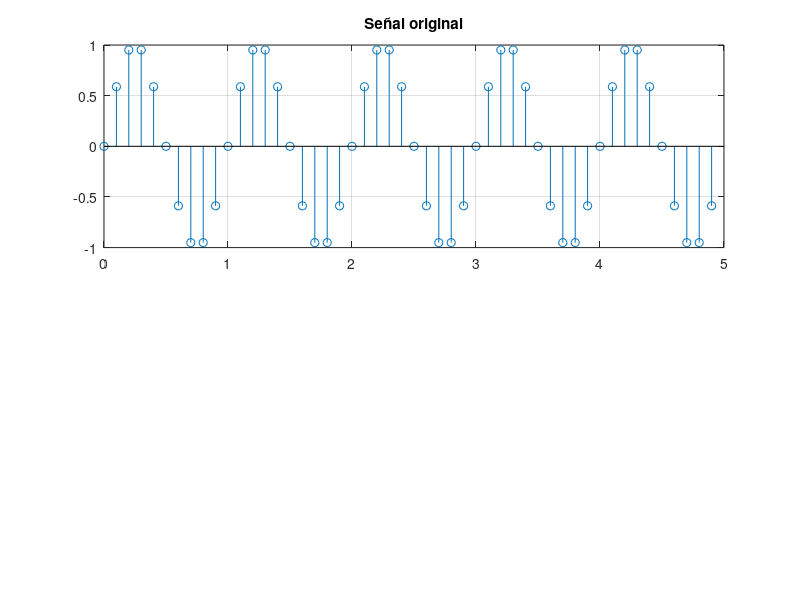

Write the MATLAB code that produced this figure. (Note: this script raises an error after producing the figure.)
#Ejercicio 6
clc
clear all
ti=0;
tf=5;
fs1 = 1;
fm1 = 10;
T1=1/fm1;
t1=ti:T1:tf-T1;
y1=sin(2*pi*fs1*t1);
subplot(2,1,1)
stem(t1,y1)
title('Señal original')
grid on

#Interpolador :
fm2=40;
T2=1/fm2;
fs2=0.5;
t2=ti:T2:tf-T2;
y2=zeros(length(t2),1);
for i=1:length(t2)
  for j=1:length(t1)
    Ts=(T2*i-T1*j)/(T1);
    y2(i)+=y1(j)*sync_t(Ts,fs2);
  endfor
endfor
subplot(2,1,2)
stem(t2,y2)
title('Señal interpolada')
grid on
